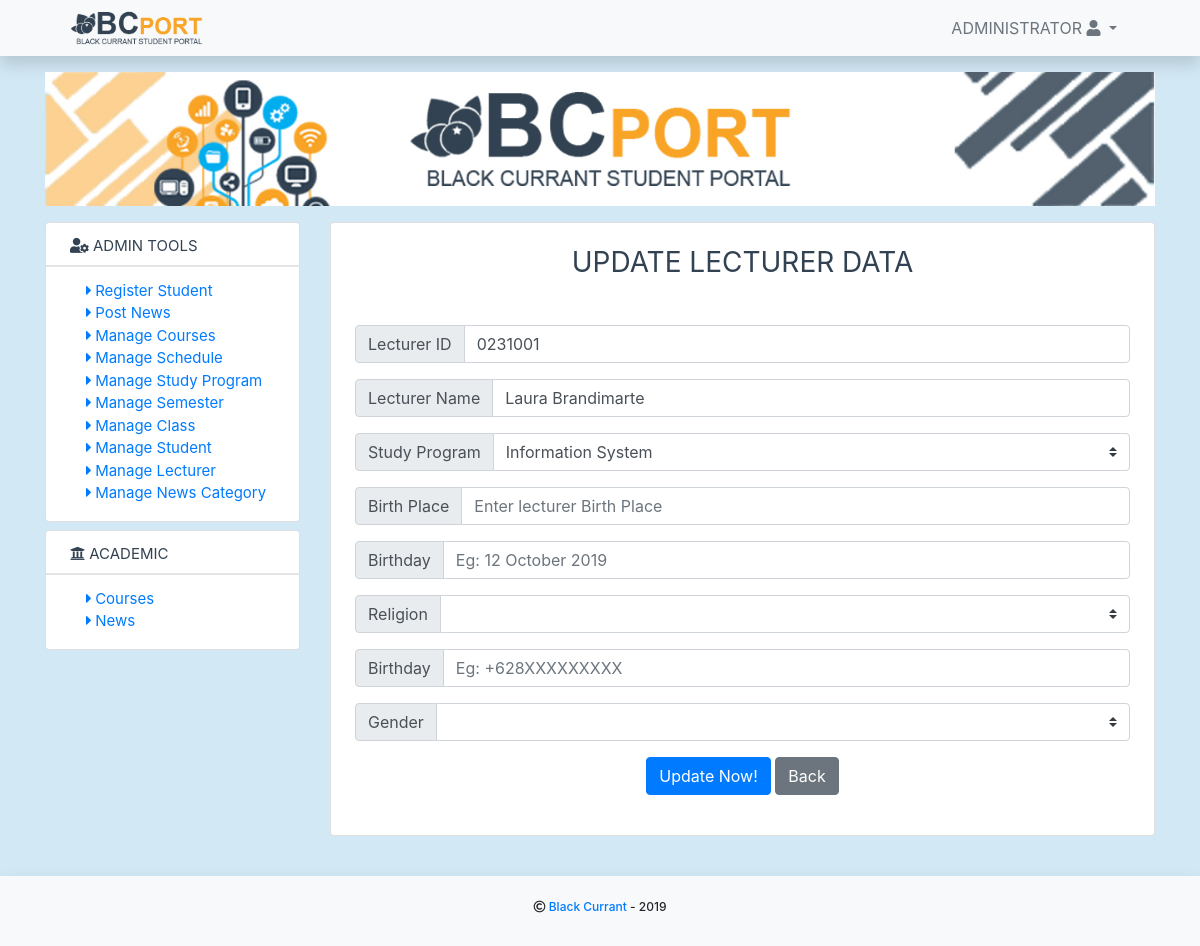
Screenshot of /index.php?page=editdetaillecturer&id=1 (signed in) with the database file from the repository.
### tables this page shows
CREATE TABLE `tb_lecturer` (
  `id` int(11) NOT NULL,
  `lecturer_id` varchar(15) NOT NULL,
  `name` varchar(255) NOT NULL,
  `studyprogram_id` int(11) NOT NULL,
  `birth_place` varchar(100) NOT NULL,
  `birth_date` varchar(20) NOT NULL,
  `phone_num` varchar(20) NOT NULL,
  `gender` varchar(15) NOT NULL,
  `religion_id` int(11) NOT NULL,
  `status` int(1) NOT NULL
);

CREATE TABLE `tb_studyprogram` (
  `id` int(11) NOT NULL,
  `studyprogram_id` int(11) NOT NULL,
  `studyprogram` varchar(255) NOT NULL,
  `abbreviation` varchar(15) NOT NULL
);

### core/app/lecturer.php (called while the page is built, shortened)
<?php
    function getLecturer($id) {
        global $connect;
        $sql = "SELECT tb_lecturer.*, tb_studyprogram.studyprogram, tb_religion.religion FROM tb_lecturer INNER JOIN tb_studyprogram ON tb_lecturer.studyprogram_id = tb_studyprogram.studyprogram_id LEFT JOIN tb_religion ON tb_lecturer.religion_id = tb_religion.religion_id WHERE tb_lecturer.id = '$id'";
        $query = $connect->query($sql);
        if ($query->num_rows > 0)
        {
            return $query;
        } else {
            return false;
        }
    }
?>

### core/app/religion.php (called while the page is built, shortened)
<?php
function getAllReligion() {
    global $connect;
    $sql = "SELECT * FROM tb_religion";
    $query = $connect->query($sql);
    if ($query->num_rows > 0)
    {
        return $query;
    } else {
        return false;
    }
}
 ?>

### core/base.php (called while the page is built, shortened)
<?php
    $baseUrl = "./";
?>

### pages/lecturer/editdetail.php (the view, shortened to what this page needs)
<div class="text-center pb-4 px-4">
  <h3 class="simple-text py-4">Update Lecturer Data</h3>
    <?php
      $id = $_GET['id'];
     ?>
  <form action="" method="POST">
    <?php
      $result = getlecturer($id);
      if ($result != false) {
        while ($row = $result->fetch_assoc()) {
          $lecturer_id = $row['lecturer_id'];
          $name = $row['name'];
          $studyprogram_id_slc = $row['studyprogram_id'];
          $studyprogram_slc = $row['studyprogram'];
          $birth_place = $row['birth_place'];
          $birth_date = $row['birth_date'];
          $phone_num = $row['phone_num'];
          $religion_id = $row['religion_id'];
          $religion = $row['religion'];
          $gender = $row['gender'];
    ?>
      <div class="input-group mb-3">
          <div class="input-group-prepend">
              <label class="input-group-text" for="inputGroupSelect01">Lecturer ID</label>
          </div>
          <input type="text" class="form-control" name="lecturer_id" placeholder="Enter lecturer ID" value="<?php echo $lecturer_id; ?>">
      </div>
      <div class="input-group mb-3">
          <div class="input-group-prepend">
              <label class="input-group-text" for="inputGroupSelect01">Lecturer Name</label>
          </div>
          <input type="text" class="form-control" name="name" placeholder="Enter lecturer Name" value="<?php echo $name; ?>">
      </div>
      <div class="input-group mb-3">
          <div class="input-group-prepend">
              <label class="input-group-text" for="inputGroupSelect01">Study Program</label>
          </div>
          <select class="custom-select" id="inputGroupSelect01" name="studyprogram">
        <option selected value="<?php echo $studyprogram_id_slc; ?>"><?php echo $studyprogram_slc ?></option>
                <?php
                  $result = getAllStudyProgram();
                ?>
          </select>
      </div>
      <div class="input-group mb-3">
          <div class="input-group-prepend">
              <label class="input-group-text" for="inputGroupSelect01">Birth Place</label>
          </div>
          <input type="text" class="form-control" name="birth_place" placeholder="Enter lecturer Birth Place" value="<?php echo $birth_place; ?>">
      </div>
      <div class="input-group mb-3">
          <div class="input-group-prepend">
              <label class="input-group-text" for="inputGroupSelect01">Birthday</label>
          </div>
          <input type="text" class="form-control" name="birth_date" placeholder="Eg: 12 October 2019" value="<?php echo $birth_date; ?>">
      </div>
      <div class="input-group mb-3">
          <div class="input-group-prepend">
              <label class="input-group-text" for="inputGroupSelect01">Religion</label>
          </div>
          <select class="custom-select" id="inputGroupSelect01" name="religion">
              <option selected value="<?php echo $religion_id; ?>"><?php echo $religion ?></option>
                <?php
                  $result = getAllReligion();
                  if ($result != false)
                  {
                      while ($row = $result->fetch_assoc())
                    {
                      $religion_id = $row['religion_id'];
                      $religion = $row['religion'];
                ?>
              <option value="<?php echo $religion_id; ?>"><?php echo $religion; ?></option>
              <?php
                  }
              }
              ?>
          </select>
      </div>
      <div class="input-group mb-3">
          <div class="input-group-prepend">
              <label class="input-group-text" for="inputGroupSelect01">Birthday</label>
          </div>
          <input type="text" class="form-control" name="phone_num" placeholder="Eg: +628XXXXXXXXX" value="<?php echo $phone_num; ?>">
      </div>
      <div class="input-group mb-3">
          <div class="input-group-prepend">
              <label class="input-group-text" for="inputGroupSelect01">Gender</label>
          </div>
          <select class="custom-select" id="inputGroupSelect01" name="gender">
        <option selected value="<?php echo $gender; ?>"><?php echo $gender ?></option>
              <option value="Male">Male</option>
          </select>
      </div>
      <div class="form-group">
        <button type="submit" name="submit" class="btn btn-primary">Update Now!</button>
        <a href="<?php echo $baseUrl.'index.php?page=lecturer'; ?>" class="btn btn-secondary"> Back</a>
      </div>
      <?php
          }
      }
       ?>
  </form>
</div>

### assets/css/custom.css (style rules this page uses)
body { background-color: #d2e8f5; }
.simple-text { text-transform: uppercase; padding: 0.5rem 0; display: block; white-space: nowrap; color: #324252; text-decoration: none; font-weight: 400; line-height: 30px; overflow: hidden; }
* { -webkit-box-sizing: border-box; box-sizing: border-box; }
body { padding: 0; margin: 0; }

### rows the page displays
tb_lecturer: lecturer_id "0231001", name "Laura Brandimarte", studyprogram "Information System"

### other values shown
$userdata['name'] "ADMINISTRATOR"
